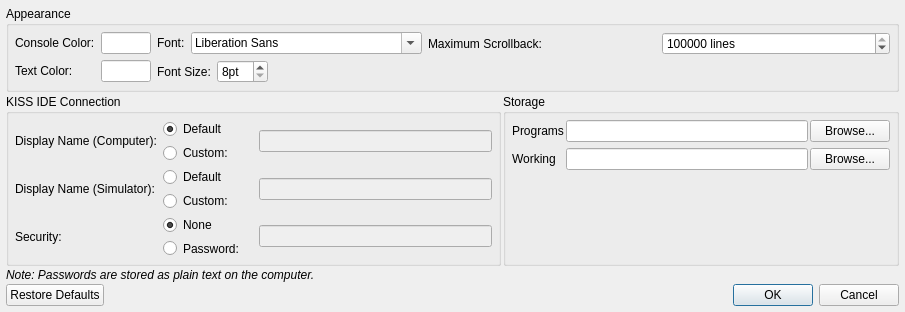
<?xml version="1.0" encoding="UTF-8"?>
<ui version="4.0">
 <class>SettingsDialog</class>
 <widget class="QDialog" name="SettingsDialog">
  <property name="geometry">
   <rect>
    <x>0</x>
    <y>0</y>
    <width>905</width>
    <height>312</height>
   </rect>
  </property>
  <property name="sizePolicy">
   <sizepolicy hsizetype="Fixed" vsizetype="Fixed">
    <horstretch>0</horstretch>
    <verstretch>0</verstretch>
   </sizepolicy>
  </property>
  <property name="minimumSize">
   <size>
    <width>905</width>
    <height>312</height>
   </size>
  </property>
  <property name="maximumSize">
   <size>
    <width>905</width>
    <height>312</height>
   </size>
  </property>
  <property name="windowTitle">
   <string>Settings</string>
  </property>
  <layout class="QVBoxLayout" name="verticalLayout_5">
   <property name="spacing">
    <number>2</number>
   </property>
   <property name="margin">
    <number>6</number>
   </property>
   <item>
    <widget class="QGroupBox" name="appearanceGroup">
     <property name="title">
      <string>Appearance</string>
     </property>
     <layout class="QHBoxLayout" name="horizontalLayout_2" stretch="0,0,1">
      <property name="margin">
       <number>6</number>
      </property>
      <item>
       <layout class="QGridLayout" name="gridLayout_3">
        <item row="0" column="0">
         <widget class="QLabel" name="consoleColorLabel">
          <property name="text">
           <string>Console Color:</string>
          </property>
         </widget>
        </item>
        <item row="0" column="1">
         <widget class="ColorBox" name="consoleColorBox">
          <property name="maximumSize">
           <size>
            <width>50</width>
            <height>16777215</height>
           </size>
          </property>
          <property name="toolTip">
           <string>(double click to change)</string>
          </property>
         </widget>
        </item>
        <item row="1" column="0">
         <widget class="QLabel" name="textColorLabel">
          <property name="text">
           <string>Text Color:</string>
          </property>
         </widget>
        </item>
        <item row="1" column="1">
         <widget class="ColorBox" name="textColorBox">
          <property name="maximumSize">
           <size>
            <width>50</width>
            <height>16777215</height>
           </size>
          </property>
          <property name="toolTip">
           <string>(double click to change)</string>
          </property>
         </widget>
        </item>
       </layout>
      </item>
      <item>
       <layout class="QVBoxLayout" name="verticalLayout_2">
        <item>
         <layout class="QHBoxLayout" name="horizontalLayout_3">
          <item>
           <widget class="QLabel" name="fontLabel">
            <property name="text">
             <string>Font:</string>
            </property>
           </widget>
          </item>
          <item>
           <widget class="QFontComboBox" name="fontBox"/>
          </item>
         </layout>
        </item>
        <item>
         <layout class="QHBoxLayout" name="horizontalLayout_4">
          <item>
           <widget class="QLabel" name="fontSizeLabel">
            <property name="text">
             <string>Font Size:</string>
            </property>
           </widget>
          </item>
          <item>
           <widget class="QSpinBox" name="fontSizeBox">
            <property name="suffix">
             <string>pt</string>
            </property>
            <property name="minimum">
             <number>8</number>
            </property>
            <property name="maximum">
             <number>36</number>
            </property>
           </widget>
          </item>
          <item>
           <spacer name="horizontalSpacer">
            <property name="orientation">
             <enum>Qt::Horizontal</enum>
            </property>
            <property name="sizeHint" stdset="0">
             <size>
              <width>40</width>
              <height>20</height>
             </size>
            </property>
           </spacer>
          </item>
         </layout>
        </item>
       </layout>
      </item>
      <item>
       <layout class="QGridLayout" name="gridLayout_4" rowminimumheight="0,0">
        <item row="0" column="0">
         <widget class="QLabel" name="label_2">
          <property name="text">
           <string>Maximum Scrollback:</string>
          </property>
         </widget>
        </item>
        <item row="0" column="1">
         <widget class="QSpinBox" name="scrollback">
          <property name="suffix">
           <string> lines</string>
          </property>
          <property name="prefix">
           <string/>
          </property>
          <property name="minimum">
           <number>100</number>
          </property>
          <property name="maximum">
           <number>10000000</number>
          </property>
          <property name="singleStep">
           <number>1000</number>
          </property>
          <property name="value">
           <number>100000</number>
          </property>
         </widget>
        </item>
        <item row="1" column="0">
         <spacer name="verticalSpacer_4">
          <property name="orientation">
           <enum>Qt::Vertical</enum>
          </property>
          <property name="sizeHint" stdset="0">
           <size>
            <width>20</width>
            <height>40</height>
           </size>
          </property>
         </spacer>
        </item>
       </layout>
      </item>
     </layout>
    </widget>
   </item>
   <item>
    <layout class="QGridLayout" name="gridLayout" columnstretch="5,4" columnminimumwidth="0,0">
     <item row="0" column="0">
      <widget class="QGroupBox" name="connectionGroup">
       <property name="title">
        <string>KISS IDE Connection</string>
       </property>
       <layout class="QGridLayout" name="gridLayout_5">
        <property name="margin">
         <number>6</number>
        </property>
        <item row="2" column="0">
         <widget class="QLabel" name="displayNameLabel_2">
          <property name="minimumSize">
           <size>
            <width>100</width>
            <height>0</height>
           </size>
          </property>
          <property name="text">
           <string>Security:</string>
          </property>
         </widget>
        </item>
        <item row="1" column="0">
         <widget class="QLabel" name="displayNameSimulatorLabel">
          <property name="text">
           <string>Display Name (Simulator):</string>
          </property>
         </widget>
        </item>
        <item row="0" column="2">
         <widget class="QLineEdit" name="displayNameComputerEdit">
          <property name="enabled">
           <bool>false</bool>
          </property>
         </widget>
        </item>
        <item row="1" column="1">
         <layout class="QVBoxLayout" name="verticalLayout_11">
          <item>
           <widget class="QRadioButton" name="defaultDisplayNameSimulatorButton">
            <property name="text">
             <string>Default</string>
            </property>
            <property name="checked">
             <bool>true</bool>
            </property>
           </widget>
          </item>
          <item>
           <widget class="QRadioButton" name="customDisplayNameSimulatorButton">
            <property name="text">
             <string>Custom:</string>
            </property>
           </widget>
          </item>
         </layout>
        </item>
        <item row="0" column="1">
         <layout class="QVBoxLayout" name="verticalLayout">
          <item>
           <widget class="QRadioButton" name="defaultDisplayNameComputerButton">
            <property name="minimumSize">
             <size>
              <width>90</width>
              <height>0</height>
             </size>
            </property>
            <property name="text">
             <string>Default</string>
            </property>
            <property name="checked">
             <bool>true</bool>
            </property>
            <attribute name="buttonGroup">
             <string notr="true">buttonGroup_2</string>
            </attribute>
           </widget>
          </item>
          <item>
           <widget class="QRadioButton" name="customDisplayNameComputerButton">
            <property name="minimumSize">
             <size>
              <width>90</width>
              <height>0</height>
             </size>
            </property>
            <property name="text">
             <string>Custom:</string>
            </property>
            <attribute name="buttonGroup">
             <string notr="true">buttonGroup_2</string>
            </attribute>
           </widget>
          </item>
         </layout>
        </item>
        <item row="1" column="2">
         <widget class="QLineEdit" name="displayNameSimulatorEdit">
          <property name="enabled">
           <bool>false</bool>
          </property>
         </widget>
        </item>
        <item row="2" column="2">
         <widget class="QLineEdit" name="passwordEdit">
          <property name="enabled">
           <bool>false</bool>
          </property>
         </widget>
        </item>
        <item row="2" column="1">
         <layout class="QVBoxLayout" name="verticalLayout_4">
          <item>
           <widget class="QRadioButton" name="noneCheck">
            <property name="minimumSize">
             <size>
              <width>90</width>
              <height>0</height>
             </size>
            </property>
            <property name="text">
             <string>None</string>
            </property>
            <property name="checked">
             <bool>true</bool>
            </property>
            <attribute name="buttonGroup">
             <string notr="true">buttonGroup</string>
            </attribute>
           </widget>
          </item>
          <item>
           <widget class="QRadioButton" name="passwordCheck">
            <property name="minimumSize">
             <size>
              <width>90</width>
              <height>0</height>
             </size>
            </property>
            <property name="text">
             <string>Password:</string>
            </property>
            <attribute name="buttonGroup">
             <string notr="true">buttonGroup</string>
            </attribute>
           </widget>
          </item>
         </layout>
        </item>
        <item row="0" column="0">
         <widget class="QLabel" name="displayNameComputerLabel">
          <property name="minimumSize">
           <size>
            <width>100</width>
            <height>0</height>
           </size>
          </property>
          <property name="text">
           <string>Display Name (Computer):</string>
          </property>
         </widget>
        </item>
       </layout>
      </widget>
     </item>
     <item row="0" column="1">
      <widget class="QGroupBox" name="groupBox">
       <property name="title">
        <string>Storage</string>
       </property>
       <layout class="QGridLayout" name="gridLayout_2">
        <property name="horizontalSpacing">
         <number>2</number>
        </property>
        <property name="margin">
         <number>6</number>
        </property>
        <item row="0" column="1">
         <widget class="QLineEdit" name="programDirectory">
          <property name="text">
           <string/>
          </property>
          <property name="readOnly">
           <bool>true</bool>
          </property>
         </widget>
        </item>
        <item row="0" column="2">
         <widget class="QPushButton" name="programDirectoryBrowse">
          <property name="text">
           <string>Browse...</string>
          </property>
         </widget>
        </item>
        <item row="0" column="0">
         <widget class="QLabel" name="programsLabel">
          <property name="text">
           <string>Programs</string>
          </property>
         </widget>
        </item>
        <item row="2" column="1">
         <spacer name="verticalSpacer_3">
          <property name="orientation">
           <enum>Qt::Vertical</enum>
          </property>
          <property name="sizeHint" stdset="0">
           <size>
            <width>20</width>
            <height>40</height>
           </size>
          </property>
         </spacer>
        </item>
        <item row="1" column="0">
         <widget class="QLabel" name="workingLabel">
          <property name="text">
           <string>Working</string>
          </property>
         </widget>
        </item>
        <item row="1" column="1">
         <widget class="QLineEdit" name="workingDirectory">
          <property name="readOnly">
           <bool>true</bool>
          </property>
         </widget>
        </item>
        <item row="1" column="2">
         <widget class="QPushButton" name="workingDirectoryBrowse">
          <property name="text">
           <string>Browse...</string>
          </property>
         </widget>
        </item>
       </layout>
      </widget>
     </item>
    </layout>
   </item>
   <item>
    <widget class="QLabel" name="label_4">
     <property name="font">
      <font>
       <italic>true</italic>
      </font>
     </property>
     <property name="text">
      <string>Note: Passwords are stored as plain text on the computer.</string>
     </property>
    </widget>
   </item>
   <item>
    <layout class="QHBoxLayout" name="horizontalLayout_6">
     <item>
      <widget class="QPushButton" name="defaultButton">
       <property name="text">
        <string>Restore Defaults</string>
       </property>
      </widget>
     </item>
     <item>
      <widget class="QDialogButtonBox" name="buttons">
       <property name="orientation">
        <enum>Qt::Horizontal</enum>
       </property>
       <property name="standardButtons">
        <set>QDialogButtonBox::Cancel|QDialogButtonBox::Ok</set>
       </property>
      </widget>
     </item>
    </layout>
   </item>
  </layout>
 </widget>
 <customwidgets>
  <customwidget>
   <class>ColorBox</class>
   <extends>QLineEdit</extends>
   <header>color_box.hpp</header>
  </customwidget>
 </customwidgets>
 <resources/>
 <connections>
  <connection>
   <sender>buttons</sender>
   <signal>rejected()</signal>
   <receiver>SettingsDialog</receiver>
   <slot>reject()</slot>
   <hints>
    <hint type="sourcelabel">
     <x>316</x>
     <y>260</y>
    </hint>
    <hint type="destinationlabel">
     <x>286</x>
     <y>274</y>
    </hint>
   </hints>
  </connection>
  <connection>
   <sender>buttons</sender>
   <signal>accepted()</signal>
   <receiver>SettingsDialog</receiver>
   <slot>accept()</slot>
   <hints>
    <hint type="sourcelabel">
     <x>248</x>
     <y>254</y>
    </hint>
    <hint type="destinationlabel">
     <x>157</x>
     <y>274</y>
    </hint>
   </hints>
  </connection>
 </connections>
 <buttongroups>
  <buttongroup name="buttonGroup_2"/>
  <buttongroup name="buttonGroup"/>
 </buttongroups>
</ui>
